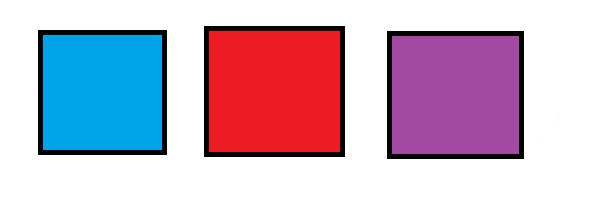
#> input picture colores.jpg, 600 x 219 px
$ python '3 colores ala vez.py'
#> lines starting #> are read from the running program, lines starting #| are printed output that depends on the picture; after the words box and inside, x2 and y2 are one past the last pixel; in counts of white or black regions, pixels touching at a corner belong together
import cv2
import numpy as np

img = cv2.imread('colores.jpg')
#> img is the input picture: shape (219, 600, 3); mean B, G, R 201, 182.5, 201.2
hola = cv2.cvtColor(img, cv2.COLOR_BGR2HSV)
#> hola: shape (219, 600, 3); mean H, S, V 54.4, 79.5, 225.3

celeste_bajo = np.array([185,130,0])
celeste_alto = np.array([255,203,81])

rojo_bajo = np.array([18,12,146])
rojo_alto = np.array([199,196,251])

morado_bajo = np.array([18,7,18])
morado_alto = np.array([233,205,233])


mask_celeste = cv2.inRange(hola, celeste_bajo, celeste_alto)
#> mask_celeste: shape (219, 600); every value is 0
mask_rojo = cv2.inRange(hola, rojo_bajo, rojo_alto)
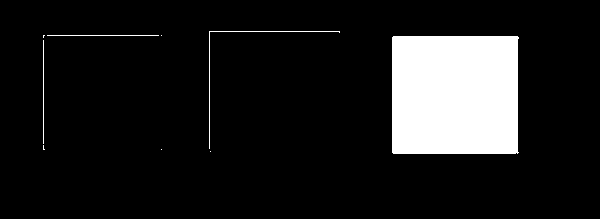
#> mask_rojo: shape (219, 600); 11.7% white; 9 white regions (5 under 20 px), largest, box (x1, y1, x2, y2) and area: (392, 36, 519, 154) 14868, (209, 31, 340, 149) 249, (47, 35, 159, 36) 112, (43, 40, 44, 144) 104
mask_morado = cv2.inRange(hola, morado_bajo, morado_alto)
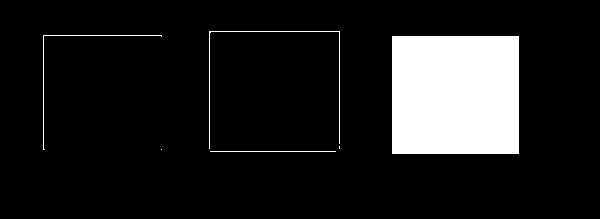
#> mask_morado: shape (219, 600); 12% white; 6 white regions (2 under 20 px), largest, box (x1, y1, x2, y2) and area: (392, 36, 519, 154) 14986, (209, 31, 340, 149) 361, (43, 35, 162, 150) 235, (210, 151, 336, 152) 126

mask_union = cv2.bitwise_or(mask_celeste, mask_rojo, mask_morado)

kernel = np.ones((6,6),np.uint8)
mask_union = cv2.morphologyEx(mask_union, cv2.MORPH_CLOSE, kernel)
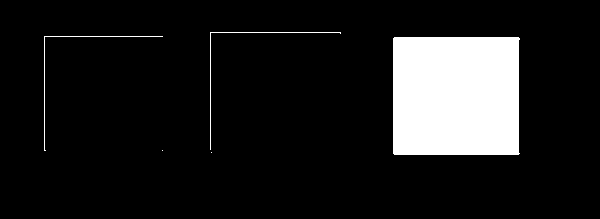
#> mask_union: shape (219, 600); 11.7% white; 5 white regions (2 under 20 px), largest, box (x1, y1, x2, y2) and area: (393, 37, 520, 155) 14869, (210, 32, 341, 150) 249, (44, 36, 163, 151) 234
mask_union = cv2.morphologyEx(mask_union, cv2.MORPH_OPEN, kernel)
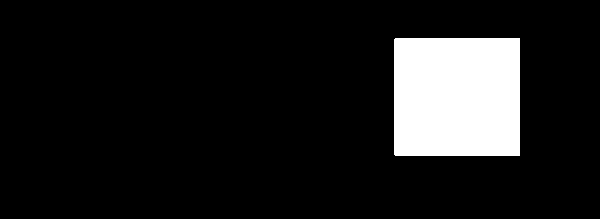
#> mask_union: shape (219, 600); 11.3% white; 1 white region, box (x1, y1, x2, y2) and area: (394, 38, 520, 156) 14866

cv2.imshow('FOTO ORIGINAL', img)
cv2.imshow('LOS COLORES', mask_union)

cv2.waitKey(0)
#> (the run stopped early here; a loop or call above may not have finished)

$ run again, with azul.jpg copied over colores.jpg
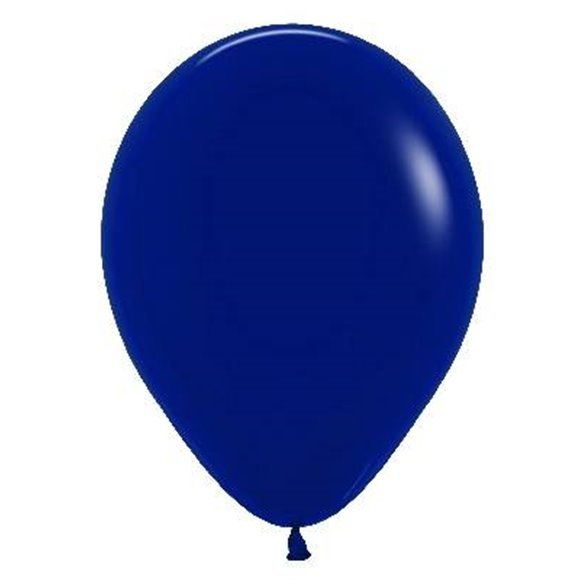
#> input picture azul.jpg, 585 x 585 px
#> img is the input picture: shape (585, 585, 3); mean B, G, R 197.4, 158.9, 150.2
#> hola: shape (585, 585, 3); mean H, S, V 52.3, 102.5, 197.5
#> mask_celeste: shape (585, 585); every value is 0
#> `mask_rojo = cv2.inRange(hola, rojo_bajo, rojo_alto)`:
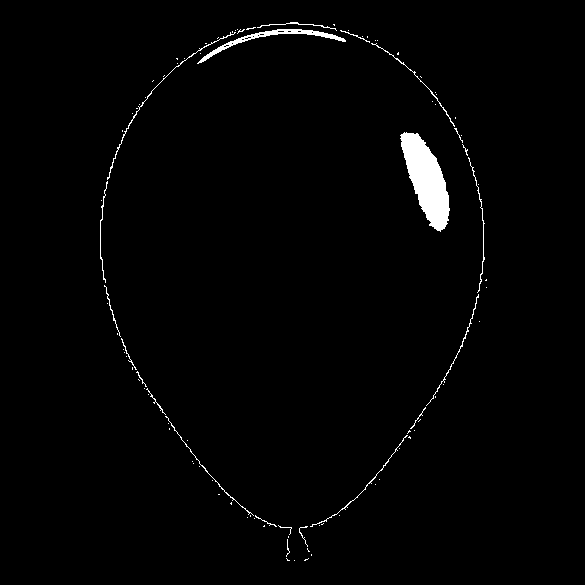
#> mask_rojo: shape (585, 585); 1.5% white; 99 white regions (78 under 20 px), largest, box (x1, y1, x2, y2) and area: (400, 132, 450, 232) 2663, (197, 29, 346, 64) 678, (107, 32, 236, 180) 241
#> mask_morado: shape (585, 585); 2.5% white; 41 white regions (39 under 20 px), largest, box (x1, y1, x2, y2) and area: (100, 23, 484, 561) 4985, (395, 125, 450, 241) 3671
#> `mask_union = cv2.morphologyEx(mask_union, cv2.MORPH_OPEN, kernel)`:
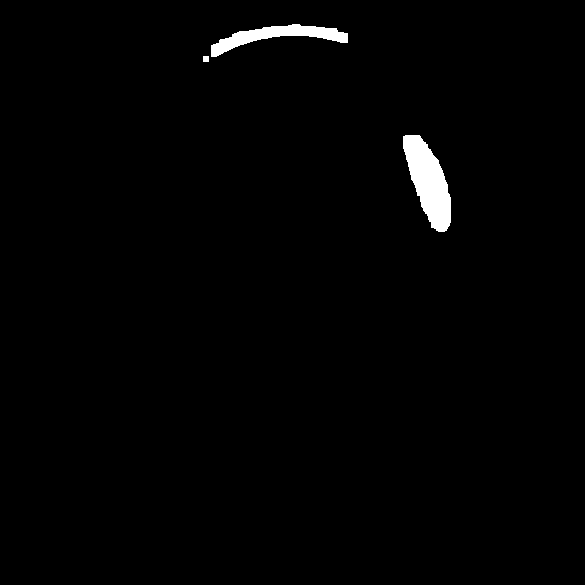
#> mask_union: shape (585, 585); 1.3% white; 3 white regions, box (x1, y1, x2, y2) and area: (403, 135, 451, 232) 2666, (211, 24, 348, 57) 1622, (203, 56, 209, 62) 36
